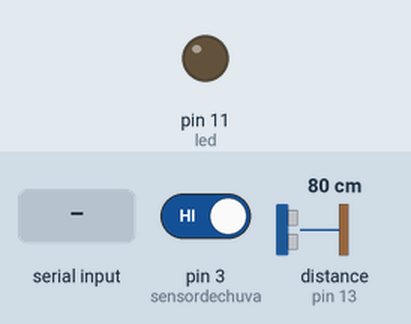
Recording of a sketch running on a simulated Arduino Uno, built with avr-gcc and run on an emulated ATmega328P. On the bench: output pins drawn as LEDs (lit = HIGH). Inputs (shaded band) come from the test bench; at power-on: pin 3 (sensordechuva) HIGH, distance to the obstacle (sensor on pin 13) 80 cm. The echo pulse lasts 58.3 µs per cm; what the sketch prints to the serial monitor is not drawn.

Above: at 1.2 s.
1.3 s: "l" received over Serial
At 2.6 s:
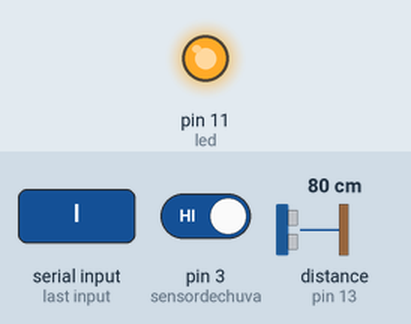
5.5 s: "d" received over Serial
At 6.4 s:
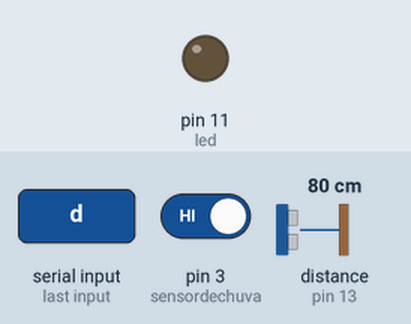
Timing chart, 0 to 8.5 s (numbered marks = the images above; inputs shaded):
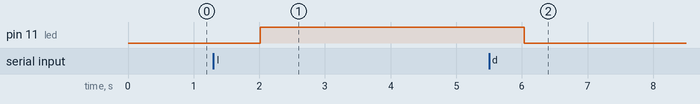

Measured:
- after the input at 1.3 s, pin 11 (led): LOW → HIGH after 0.71 s
- after the input at 5.5 s, pin 11 (led): HIGH → LOW after 0.53 s

The sketch:

pluviometro.ino
```cpp
/*
 * HCSR04Ultrasonic/examples/UltrasonicStdDev/UltrasonicStdDev.pde
 *
 * SVN Keywords
 * ----------------------------------
 * $Author: cnobile $
 * $Date: 2011-09-17 02:43:12 -0400 (Sat, 17 Sep 2011) $
 * $Revision: 29 $
 * ----------------------------------
 */

#include <Ultrasonic.h>

#define TRIGGER_PIN    12
#define ECHO_PIN       13

#define NUMBER_BUFFERS 1
#define BUFFER_SIZE    1

#define BUFFER_02      1

int volumenovo;

int volumeanterior = 0;

  int volumecheio = 500; //mL SETAR O VOLUME DO RECIPIENTE
  int alturavazio = 10;//cm SETAR A ALTURA DO RECIPIENTE
  //500mL esta para 10cm assim como o volume contido esta para cmMsec

  int alturacheio = 1 ;


Ultrasonic ultrasonic(TRIGGER_PIN, ECHO_PIN);
bool disableSD = false;

// Only run 50 time so we can reburn the code easily.
#define CYCLES         100
size_t count = 0;

int photoresistor = 0;


int sensordechuva = 3;


int led=11;
char leitura;

void setup()
  {
  Serial.begin(9600);

  pinMode(led,OUTPUT);
digitalWrite(led,LOW);

pinMode(sensordechuva,INPUT);


  /*
   * If NUMBER_BUFFERS is 2 then it must be followed by two size variables
   * one for each buffer to be created. The size variables do not need to be
   * the same value.
   *
   * Example: ultrasonic.sampleCreate(3, 20, 10, 3) is valid.
   *
   * Note: The minimum size for any buffer is 2. Using less than 2 will waist
   *       resources and the buffer will be ignored.
   */
  if(!ultrasonic.sampleCreate(NUMBER_BUFFERS, BUFFER_SIZE, BUFFER_SIZE,
      BUFFER_SIZE))
    {
    disableSD = true;
    Serial.println("Could not allocate memory.");
    }
  }

void loop()
  {


        while(Serial.available()>0) {
   leitura=Serial.read();
   if(leitura=='l'){    //L
  digitalWrite(led,HIGH);
  }

   if(leitura=='d'){
     digitalWrite(led,LOW);
  }
    }


  float cmMsec;
  float cmStdDev;
  long microsec = ultrasonic.timing();

  cmMsec = ultrasonic.convert(microsec, Ultrasonic::CM);
  //if(analogRead(photoresistor)<50)
  if(digitalRead(sensordechuva) == 0)
   if(count < CYCLES)
   {
 Serial.println("Medindo variacao de volume");

    if(disableSD)
      {
      Serial.print("Distancia entre a agua: ");
      Serial.println(cmMsec);
      }
    else
      {
      cmStdDev = ultrasonic.unbiasedStdDev(cmMsec, BUFFER_02);
      Serial.print(count + 1);
      Serial.print("- Distancia entre a agua: ");
      Serial.println(cmMsec);

      volumenovo = map(cmMsec,alturavazio,alturacheio,0,volumecheio);
      int variacao = abs(volumenovo-volumeanterior);
      volumeanterior=volumenovo;
      Serial.print("Quantidade de chuva em 1s: ");
      Serial.print(variacao);
      Serial.println("mL ");


      }
      count++;
      }

  delay(1000);


  }
```
